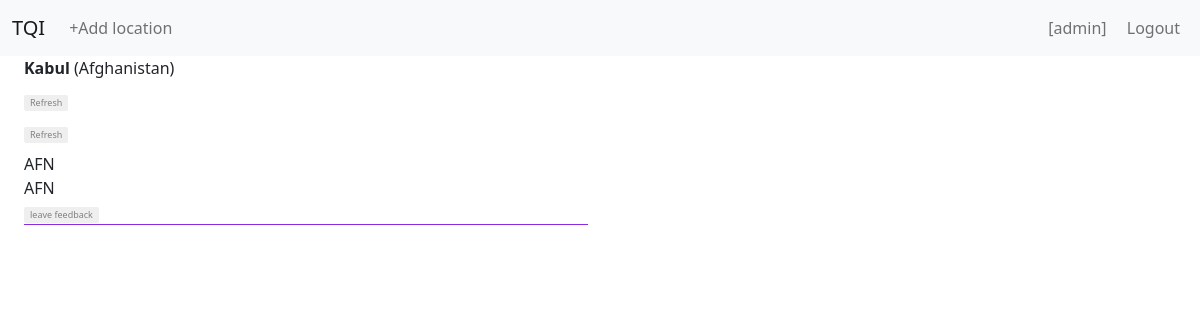
The page / (signed in) on the database as committed earlier.
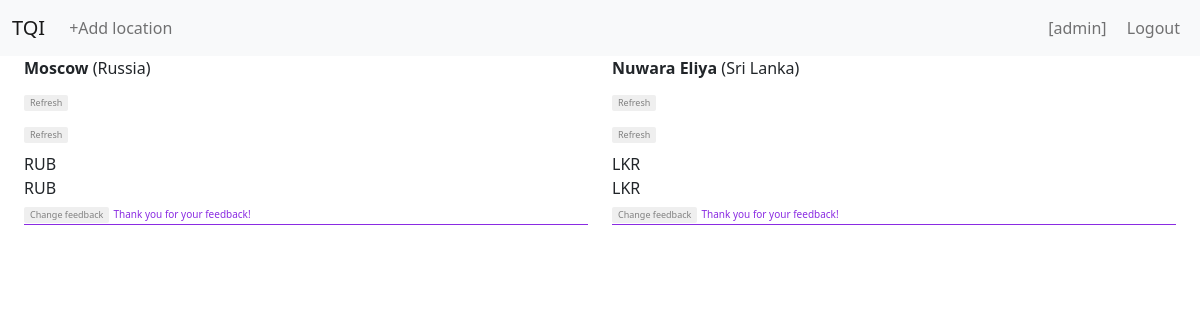
The same page on the database as committed later.
### infopage/models.py (models this page shows, shortened)
class Location(models.Model):
    user = models.ForeignKey(User, on_delete=models.CASCADE, related_name="user_locations")
    order = models.PositiveIntegerField()
    country = models.ForeignKey(Country, on_delete=models.CASCADE)
    city = models.ForeignKey(City, on_delete=models.CASCADE)
    is_home = models.BooleanField()
    show_hide = models.BooleanField()
    @property
    def currency_code(self):
        return CurrencyCode.objects.get(location=self.country.name).code
    @property
    def taxi_feedback(self):
        try:
            TaxiPrice.objects.get(user=self.user, city=self.city)
            return True
        except TaxiPrice.DoesNotExist:
            return False
    @property
    def restaurant_feedback(self):
        try:
            RestaurantPrice.objects.get(user=self.user, city=self.city)
            return True
        except RestaurantPrice.DoesNotExist:
            return False

class City(models.Model):
    name = models.CharField(max_length=64)
    latitude = models.DecimalField(max_digits=9, decimal_places=6)
    longitude = models.DecimalField(max_digits=9, decimal_places=6)
    population = models.PositiveIntegerField()
    timezone = models.CharField(max_length=64, blank=True)
    country = models.ForeignKey(Country, on_delete=models.CASCADE)

class Country(models.Model):
    name = models.CharField(max_length=64)
    country_code = models.CharField(max_length=8)
    latitude = models.DecimalField(max_digits=9, decimal_places=6)
    longitude = models.DecimalField(max_digits=9, decimal_places=6)
    population = models.PositiveIntegerField()

class CurrencyCode(models.Model):
    code = models.CharField(max_length=3);
    currency = models.CharField(max_length=64)
    location = models.CharField(max_length=64)

### infopage/views.py (the view)
# urls.py: path("", views.index, name="index"),
def index(request):
    if request.user.is_authenticated:
        user = User.objects.get(username=request.user)
        locations = user.user_locations.all().filter(show_hide=True).order_by("order")
        form = Price()
        return render(request, "infopage/index.html", {
            "locations": locations,
            "form": form
        })
    else:
        return render(request, "infopage/login.html")

### infopage/templates/infopage/index.html (shortened to what this page needs)
{% extends "infopage/layout.html" %}
{% load static %}
{% block body %}
		<div class="CountryMainDiv">
			<div class="conteiner-fluid mx-4">
				<div class="row">
					{% for location in locations %}
					<div class="col-sm-12 col-md-6 mb-10">
							{% if location.is_home %}
								<div>🏡<b>{{location.city.name}}</b> ({{location.country.name}})</div>
								<div class="location_city_timezone" data-timezone="{{location.city.timezone}}" data-home=True></div>
								{% else %}
								<div><b>{{location.city.name}}</b> ({{location.country.name}})</div>
							{% endif %}
							<div class="weather">
								<button class="refresh-btn" onclick="refresh_weather(event)">Refresh</button>
							</div>
							<div class="currency">
								<button class="refresh-btn" onclick="refresh_currency(event)">Refresh</button>
							</div>
							<div class="price" data-city_id="{{ location.city.id }}">
								<div class="taxi-price">{{ location.currency_code}}</div>
								<div class="restaurant-price">{{ location.currency_code}}</div>
								{% if location.taxi_feedback or location.restaurant_feedback %}
									<button class="refresh-btn" data-bs-toggle="modal" data-bs-target="#addFeedback_{{location.id}}">Change feedback</button>
									<span id="thanks">Thank you for your feedback!</span>
								{% else %}
									<button class="refresh-btn" data-bs-toggle="modal" data-bs-target="#addFeedback_{{location.id}}">leave feedback</button>
								{% endif %}
							</div>
						</div>
					{% endfor %}
				</div>
			</div>
		</div>
{% endblock %}

Rows that differ between the two databases and show on the page:
no longer on this page (row edited): Location: city.name "Kabul", country.name "Afghanistan", currency_code "AFN"
added Location: city.name "Moscow", country.name "Russia", currency_code "RUB"
added Location: city.name "Nuwara Eliya", country.name "Sri Lanka", currency_code "LKR"
